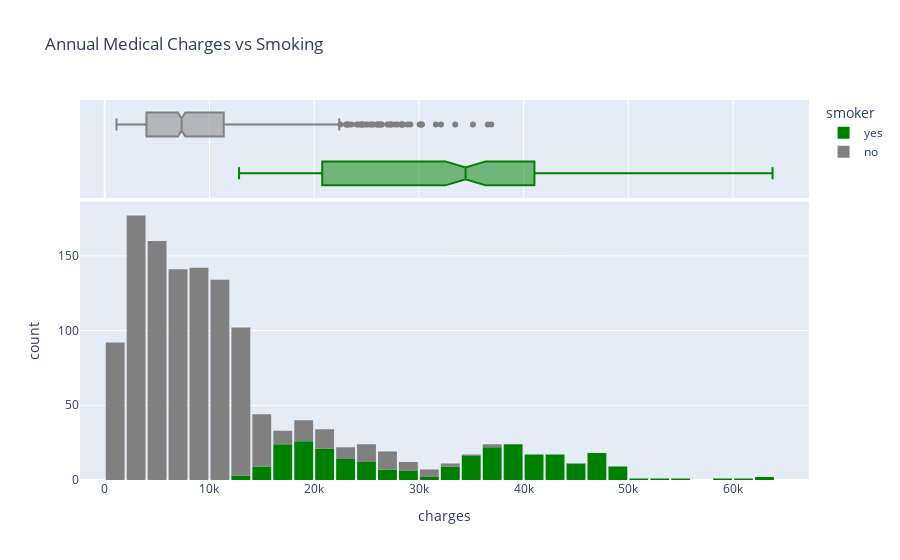

Write notebook code for a chart like this one.
### Markdown cell above
### Charges

Let's visualize the distribution of "charges" i.e. the annual medical charges for customers. This is the column we're trying to predict. Let's also use the categorical column "smoker" to distinguish the charges for smokers and non-smokers.

### Code cell
fig = px.histogram(medical_df, 
                   x='charges', 
                   marginal='box', 
                   color='smoker', 
                   color_discrete_sequence=['green', 'grey'], 
                   title='Annual Medical Charges vs Smoking')
fig.update_layout(bargap=0.1)
fig.show()

### Figure 1 — Plotly figure (JSON) as saved in the notebook; plotly's stock layout.template omitted (floating-point values rounded to 4 significant figures; data arrays with more than 128 entries replaced by an {"elided": "..."} marker saying what was removed)
{"data": [{"alignmentgroup": "True", "bingroup": "x", "hovertemplate": "smoker=yes<br>charges=%{x}<br>count=%{y}<extra></extra>", "legendgroup": "yes", "marker": {"color": "green", "pattern": {"shape": ""}}, "name": "yes", "offsetgroup": "yes", "orientation": "v", "showlegend": true, "x": {"elided": "274 float values"}, "xaxis": "x", "yaxis": "y", "type": "histogram"}, {"alignmentgroup": "True", "hovertemplate": "smoker=yes<br>charges=%{x}<extra></extra>", "legendgroup": "yes", "marker": {"color": "green"}, "name": "yes", "notched": true, "offsetgroup": "yes", "showlegend": false, "x": {"elided": "274 float values"}, "xaxis": "x2", "yaxis": "y2", "type": "box"}, {"alignmentgroup": "True", "bingroup": "x", "hovertemplate": "smoker=no<br>charges=%{x}<br>count=%{y}<extra></extra>", "legendgroup": "no", "marker": {"color": "grey", "pattern": {"shape": ""}}, "name": "no", "offsetgroup": "no", "orientation": "v", "showlegend": true, "x": {"elided": "1064 float values"}, "xaxis": "x", "yaxis": "y", "type": "histogram"}, {"alignmentgroup": "True", "hovertemplate": "smoker=no<br>charges=%{x}<extra></extra>", "legendgroup": "no", "marker": {"color": "grey"}, "name": "no", "notched": true, "offsetgroup": "no", "showlegend": false, "x": {"elided": "1064 float values"}, "xaxis": "x2", "yaxis": "y2", "type": "box"}], "layout": {"xaxis": {"anchor": "y", "domain": [0, 1], "title": {"text": "charges"}, "type": "linear", "range": [-2359.0, 67250.0], "autorange": true}, "yaxis": {"anchor": "x", "domain": [0, 0.7326], "title": {"text": "count"}, "range": [0, 186.3], "autorange": true}, "xaxis2": {"anchor": "y2", "domain": [0, 1], "matches": "x", "showticklabels": false, "showgrid": true, "type": "linear", "range": [-2359.0, 67250.0], "autorange": true}, "yaxis2": {"anchor": "x2", "domain": [0.7426, 1], "matches": "y2", "showticklabels": false, "showline": false, "ticks": "", "showgrid": false, "type": "category", "range": [-0.5, 1.5], "autorange": true}, "legend": {"title": {"text": "smoker"}, "tracegroupgap": 0}, "title": {"text": "Annual Medical Charges vs Smoking"}, "barmode": "relative", "bargap": 0.1, "autosize": true}}
